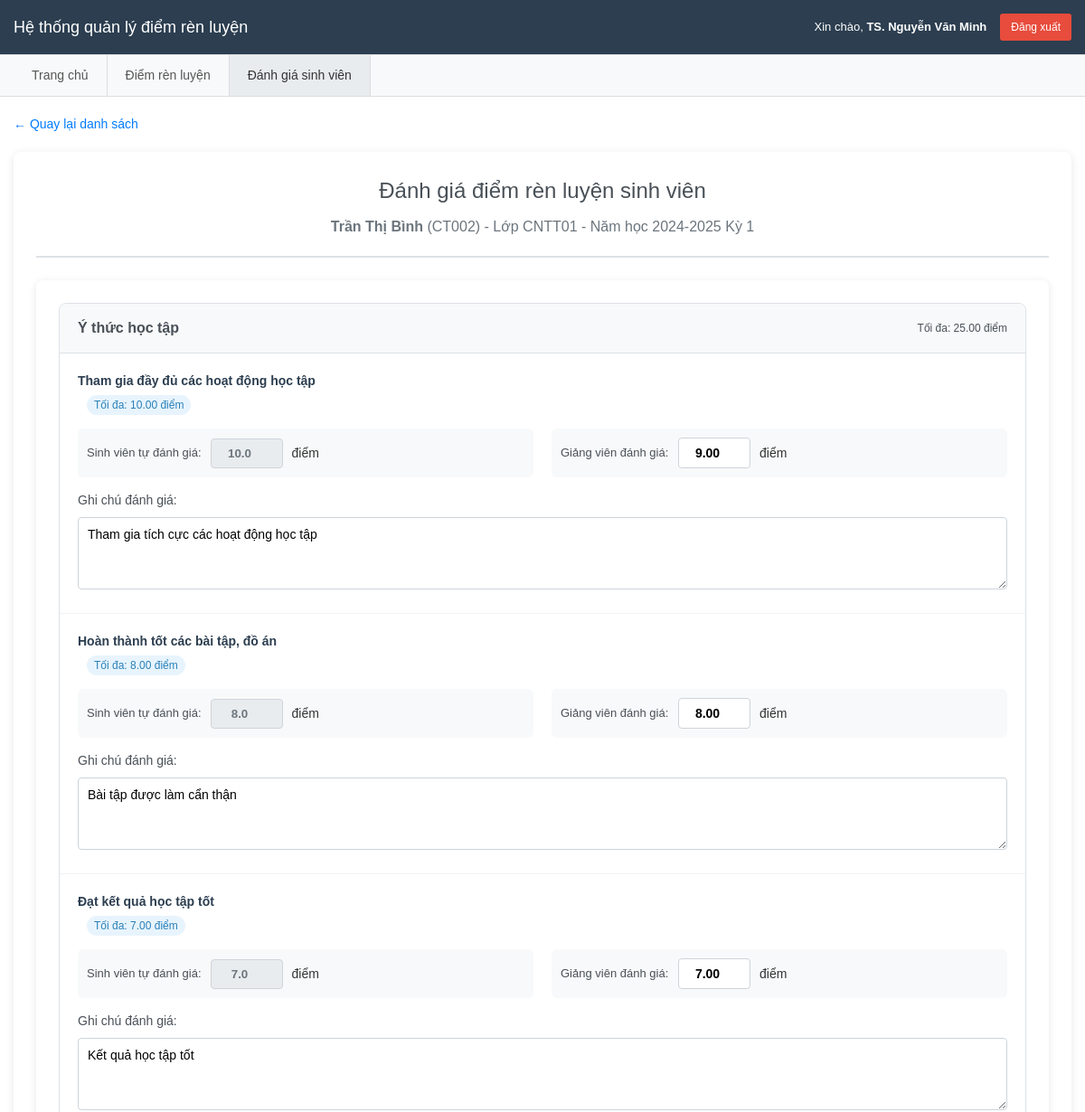
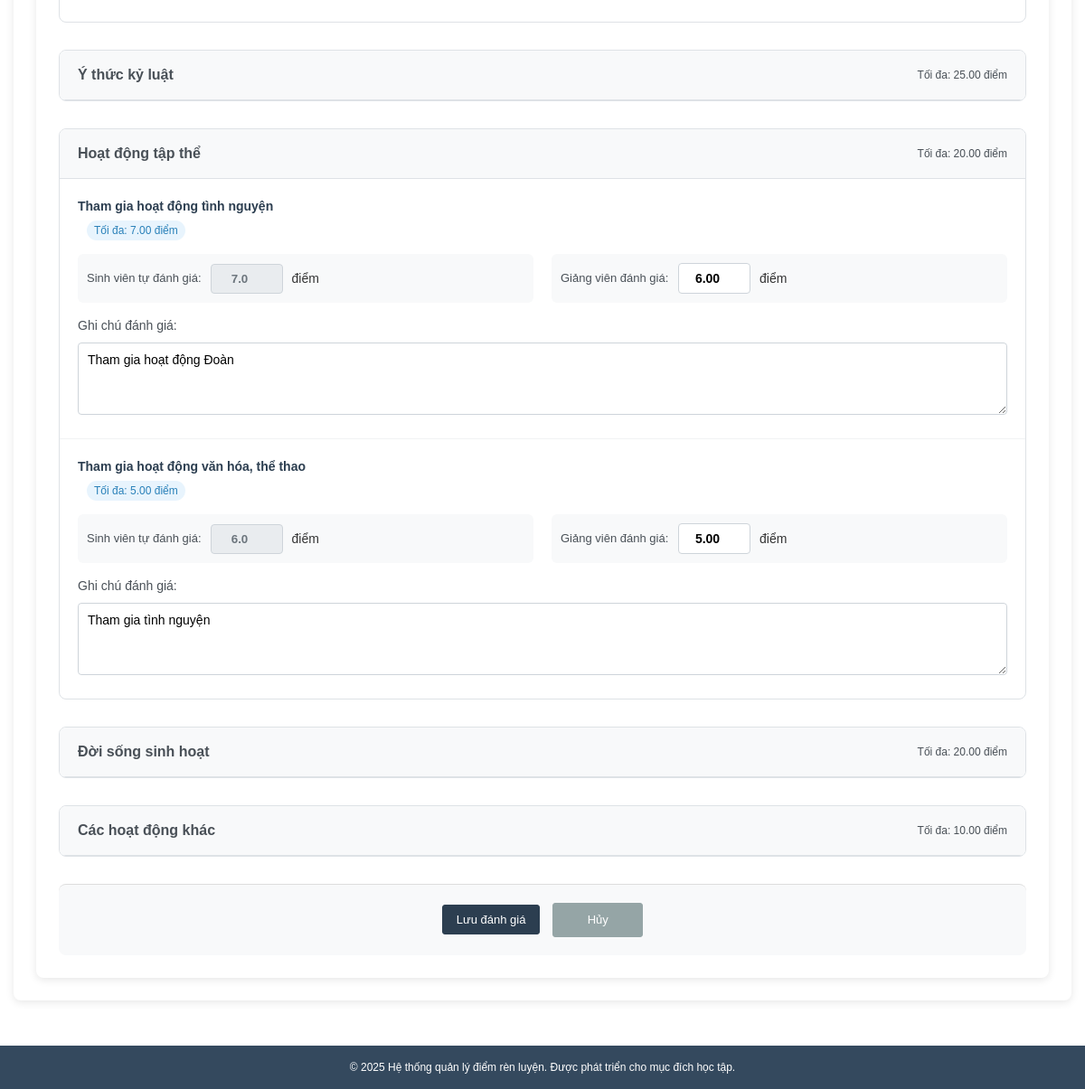
Screenshot of /lecturer_evaluation.php?term_id=3&eval_id=2 (signed in) with the database file from the repository (2 pictures, top to bottom).
### tables this page shows
CREATE TABLE IF NOT EXISTS evaluations (
  id BIGINT UNSIGNED PRIMARY KEY AUTO_INCREMENT,
  student_id BIGINT UNSIGNED NOT NULL,
  term_id BIGINT UNSIGNED NOT NULL,
  status ENUM('draft','submitted','approved') NOT NULL DEFAULT 'draft',
  submitted_at DATETIME NULL,
  approved_at DATETIME NULL,
  approved_by BIGINT UNSIGNED NULL,
  note VARCHAR(500) NULL,
  created_at TIMESTAMP NULL DEFAULT CURRENT_TIMESTAMP,
  updated_at TIMESTAMP NULL DEFAULT CURRENT_TIMESTAMP ON UPDATE CURRENT_TIMESTAMP,
  UNIQUE KEY uq_eval (student_id, term_id),
  CONSTRAINT fk_ev_student FOREIGN KEY (student_id) REFERENCES students(id),
  CONSTRAINT fk_ev_term FOREIGN KEY (term_id) REFERENCES terms(id),
  CONSTRAINT fk_ev_approver FOREIGN KEY (approved_by) REFERENCES lecturers(id)
);

CREATE TABLE IF NOT EXISTS students (
  id BIGINT UNSIGNED PRIMARY KEY AUTO_INCREMENT,
  class_id BIGINT UNSIGNED NOT NULL,
  student_code VARCHAR(50) NOT NULL UNIQUE,
  full_name VARCHAR(255) NOT NULL,
  email VARCHAR(191) NULL UNIQUE,
  created_at TIMESTAMP NULL DEFAULT CURRENT_TIMESTAMP,
  updated_at TIMESTAMP NULL DEFAULT CURRENT_TIMESTAMP ON UPDATE CURRENT_TIMESTAMP,
  CONSTRAINT fk_students_class FOREIGN KEY (class_id) REFERENCES classes(id)
);

CREATE TABLE IF NOT EXISTS classes (
  id BIGINT UNSIGNED PRIMARY KEY AUTO_INCREMENT,
  faculty_id BIGINT UNSIGNED NOT NULL,
  code VARCHAR(50) NOT NULL UNIQUE,
  name VARCHAR(255) NOT NULL,
  homeroom_lecturer_id BIGINT UNSIGNED NULL,
  created_at TIMESTAMP NULL DEFAULT CURRENT_TIMESTAMP,
  updated_at TIMESTAMP NULL DEFAULT CURRENT_TIMESTAMP ON UPDATE CURRENT_TIMESTAMP,
  CONSTRAINT fk_classes_faculty FOREIGN KEY (faculty_id) REFERENCES faculties(id),
  CONSTRAINT fk_classes_homeroom FOREIGN KEY (homeroom_lecturer_id) REFERENCES lecturers(id)
);

CREATE TABLE IF NOT EXISTS terms (
  id BIGINT UNSIGNED PRIMARY KEY AUTO_INCREMENT,
  academic_year VARCHAR(9) NOT NULL,
  term_no TINYINT UNSIGNED NOT NULL,
  status ENUM('upcoming','open','closed') NOT NULL DEFAULT 'upcoming',
  start_date DATE NOT NULL,
  end_date DATE NOT NULL,
  created_at TIMESTAMP NULL DEFAULT CURRENT_TIMESTAMP,
  updated_at TIMESTAMP NULL DEFAULT CURRENT_TIMESTAMP ON UPDATE CURRENT_TIMESTAMP,
  UNIQUE KEY uq_terms (academic_year, term_no),
  CHECK (start_date <= end_date)
);

CREATE TABLE IF NOT EXISTS criteria (
  id BIGINT UNSIGNED PRIMARY KEY AUTO_INCREMENT,
  parent_id BIGINT UNSIGNED NULL,
  name VARCHAR(255) NOT NULL,
  max_point DECIMAL(6,2) NULL,
  order_no INT NOT NULL DEFAULT 0,
  is_active TINYINT(1) NOT NULL DEFAULT 1,
  created_at TIMESTAMP NULL DEFAULT CURRENT_TIMESTAMP,
  updated_at TIMESTAMP NULL DEFAULT CURRENT_TIMESTAMP ON UPDATE CURRENT_TIMESTAMP,
  CONSTRAINT fk_cr_parent FOREIGN KEY (parent_id) REFERENCES criteria(id) ON DELETE SET NULL
);

CREATE TABLE IF NOT EXISTS evaluation_items (
  id BIGINT UNSIGNED PRIMARY KEY AUTO_INCREMENT,
  evaluation_id BIGINT UNSIGNED NOT NULL,
  criterion_id BIGINT UNSIGNED NOT NULL,
  self_score DECIMAL(6,2) NULL,
  lecturer_score DECIMAL(6,2) NULL,
  note VARCHAR(300) NULL,
  created_at TIMESTAMP NULL DEFAULT CURRENT_TIMESTAMP,
  updated_at TIMESTAMP NULL DEFAULT CURRENT_TIMESTAMP ON UPDATE CURRENT_TIMESTAMP,
  UNIQUE KEY uq_evi (evaluation_id, criterion_id),
  CONSTRAINT fk_evi_eval FOREIGN KEY (evaluation_id) REFERENCES evaluations(id) ON DELETE CASCADE,
  CONSTRAINT fk_evi_criterion FOREIGN KEY (criterion_id) REFERENCES criteria(id),
  CHECK (COALESCE(self_score,0) >= 0 AND COALESCE(lecturer_score,0) >= 0)
);

### lecturer_evaluation.php (the view, shortened to what this page needs)
<?php
require_once 'config.php';
$user_name = $_SESSION['user_name'];
try {
    $selected_term_id = isset($_GET['term_id']) ? (int)$_GET['term_id'] : 0;
    $evaluation_detail = null;
    $evaluation_items = [];
    $criteria = ['parent' => [], 'child' => []];
    if (isset($_GET['eval_id']) && $selected_term_id > 0) {
        $eval_id = (int)$_GET['eval_id'];
        $stmt = $pdo->prepare("
            SELECT e.*, s.student_code, s.full_name as student_name,
                   c.code as class_code, c.name as class_name,
                   t.academic_year, t.term_no
            FROM evaluations e
            JOIN students s ON e.student_id = s.id
            LEFT JOIN classes c ON s.class_id = c.id
            JOIN terms t ON e.term_id = t.id
            WHERE e.id = :eval_id AND e.term_id = :term_id
            AND e.status IN ('submitted', 'evaluated')
        ");
        $stmt->execute([':eval_id' => $eval_id, ':term_id' => $selected_term_id]);
        $evaluation_detail = $stmt->fetch(PDO::FETCH_ASSOC);
        if ($evaluation_detail) {
            $stmt = $pdo->prepare("
                SELECT ei.*, c.name as criteria_name, c.max_point, c.parent_id
                FROM evaluation_items ei
                JOIN criteria c ON ei.criterion_id = c.id
                WHERE ei.evaluation_id = :eval_id
                ORDER BY c.order_no, c.id
            ");
            $stmt->execute([':eval_id' => $eval_id]);
            $items = $stmt->fetchAll(PDO::FETCH_ASSOC);
            foreach ($items as $item) {
                $evaluation_items[$item['criterion_id']] = $item;
            }
            $stmt = $pdo->prepare("
                SELECT * FROM criteria
                WHERE is_active = 1
                ORDER BY order_no, id
            ");
            $stmt->execute();
            $all_criteria = $stmt->fetchAll(PDO::FETCH_ASSOC);
            foreach ($all_criteria as $criterion) {
                if ($criterion['parent_id'] == 0) {
                    $criteria['parent'][] = $criterion;
                } else {
                    $criteria['child'][$criterion['parent_id']][] = $criterion;
                }
            }
        }
    }
} catch (PDOException $e) {
    $error_message = "Lỗi database: " . $e->getMessage();
}
?>
<!DOCTYPE html>
<html lang="vi">
<head>
    <link rel="stylesheet" href="style.css">
</head>
<body>
    <header class="header">
        <div class="container">
            <h1>Hệ thống quản lý điểm rèn luyện</h1>
            <div class="user-info">
                <span>Xin chào, <strong><?php echo htmlspecialchars($user_name); ?></strong></span>
                <a href="?logout=1" class="btn-logout">Đăng xuất</a>
            </div>
        </div>
    </header>
    <nav class="nav-menu">
        <div class="container">
            <ul class="menu-list">
                <li><a href="index.php">Trang chủ</a></li>
                <li><a href="evaluations.php">Điểm rèn luyện</a></li>
                <li><a href="lecturer_evaluation.php" class="active">Đánh giá sinh viên</a></li>
            </ul>
        </div>
    </nav>
    <main class="main-content">
        <div class="container">
            <?php if (!empty($evaluation_detail)): ?>
                <a href="lecturer_evaluation.php?term_id=<?php echo $selected_term_id; ?>" class="back-link">← Quay lại danh sách</a>
                <section class="evaluation-detail">
                    <div class="page-header">
                        <h2>Đánh giá điểm rèn luyện sinh viên</h2>
                        <p>
                            <strong><?php echo htmlspecialchars($evaluation_detail['student_name']); ?></strong>
                            (<?php echo htmlspecialchars($evaluation_detail['student_code']); ?>) -
                            Lớp <?php echo htmlspecialchars($evaluation_detail['class_code']); ?> -
                            Năm học <?php echo htmlspecialchars($evaluation_detail['academic_year']); ?>
                            Kỳ <?php echo $evaluation_detail['term_no']; ?>
                        </p>
                    </div>
                    <form method="POST" action="" class="lecturer-evaluation-form">
                        <?php foreach ($criteria['parent'] as $parent): ?>
                            <div class="criteria-group">
                                <div class="criteria-header">
                                    <h4><?php echo htmlspecialchars($parent['name']); ?></h4>
                                    <?php if ($parent['max_point']): ?>
                                        <span class="max-point">Tối đa: <?php echo $parent['max_point']; ?> điểm</span>
                                    <?php endif; ?>
                                </div>
                                <?php if (isset($criteria['child'][$parent['id']])): ?>
                                    <?php foreach ($criteria['child'][$parent['id']] as $child): ?>
                                        <?php if (isset($evaluation_items[$child['id']])): ?>
                                            <?php $item = $evaluation_items[$child['id']]; ?>
                                            <div class="criteria-item">
                                                <div class="criteria-info">
                                                    <label><?php echo htmlspecialchars($child['name']); ?></label>
                                                    <span class="max-point">Tối đa: <?php echo $child['max_point']; ?> điểm</span>
                                                </div>
                                                <div class="score-comparison">
                                                    <div class="score-input-group">
                                                        <label>Sinh viên tự đánh giá:</label>
                                                        <input type="number" value="<?php echo isset($item['self_score']) && $item['self_score'] !== null ? number_format($item['self_score'], 1) : '0.0'; ?>"
                                                               readonly class="score-readonly" title="Điểm sinh viên đã tự đánh giá">
                                                        <span>điểm</span>
                                                    </div>
                                                    <div class="score-input-group">
                                                        <label>Giảng viên đánh giá:</label>
                                                        <input type="number" step="0.1" min="0" max="<?php echo $child['max_point']; ?>"
                                                               name="scores[<?php echo $child['id']; ?>][lecturer_score]"
                                                               value="<?php echo $item['lecturer_score'] ?? ''; ?>"
                                                               placeholder="0.0" class="score-input">
                                                        <span>điểm</span>
                                                    </div>
                                                </div>
                                                <div class="note-section">
                                                    <label>Ghi chú đánh giá:</label>
                                                    <textarea name="scores[<?php echo $child['id']; ?>][note]"
                                                              placeholder="Nhập ghi chú, lý do điều chỉnh điểm (nếu có)..."
                                                              class="note-textarea"><?php echo htmlspecialchars($item['note'] ?? ''); ?></textarea>
                                                </div>
                                            </div>
                                        <?php endif; ?>
                                    <?php endforeach; ?>
                                <?php endif; ?>
                            </div>
                        <?php endforeach; ?>
                        <div class="form-actions">
                            <button type="submit" class="btn-save">Lưu đánh giá</button>
                            <a href="lecturer_evaluation.php?term_id=<?php echo $selected_term_id; ?>" class="btn-cancel">Hủy</a>
                        </div>
                    </form>
                </section>
            <?php endif; ?>
        </div>
    </main>
    <footer class="footer">
        <div class="container">
            <p>&copy; 2025 Hệ thống quản lý điểm rèn luyện. Được phát triển cho mục đích học tập.</p>
        </div>
    </footer>
</body>
</html>

### rows the page displays
evaluations: student.full_name "Trần Thị Bình", student.student_code "CT002", classes.code "CNTT01", term.academic_year "2024-2025", term.term_no "1"
criteria: name "Ý thức học tập", max_point "25.00"
criteria: name "Tham gia đầy đủ các hoạt động học tập", max_point "10.00", id.self_score "10.0", id.lecturer_score "9.00", id.note "Tham gia tích cực các hoạt động học tập"
criteria: name "Hoàn thành tốt các bài tập, đồ án", max_point "8.00", id.self_score "8.0", max_point+id "8.00", id.note "Bài tập được làm cẩn thận"
criteria: name "Đạt kết quả học tập tốt", max_point "7.00", id.self_score "7.0", max_point+id "7.00", id.note "Kết quả học tập tốt"
criteria: name "Ý thức kỷ luật", max_point "25.00"
criteria: name "Hoạt động tập thể", max_point "20.00"
criteria: name "Tham gia hoạt động tình nguyện", max_point "7.00", id.self_score "7.0", id.lecturer_score "6.00", id.note "Tham gia hoạt động Đoàn"
criteria: name "Tham gia hoạt động văn hóa, thể thao", max_point "5.00", id.self_score "6.0", max_point+id "5.00", id.note "Tham gia tình nguyện"
criteria: name "Đời sống sinh hoạt", max_point "20.00"
criteria: name "Các hoạt động khác", max_point "10.00"

### other values shown
$user_name "TS. Nguyễn Văn Minh"
